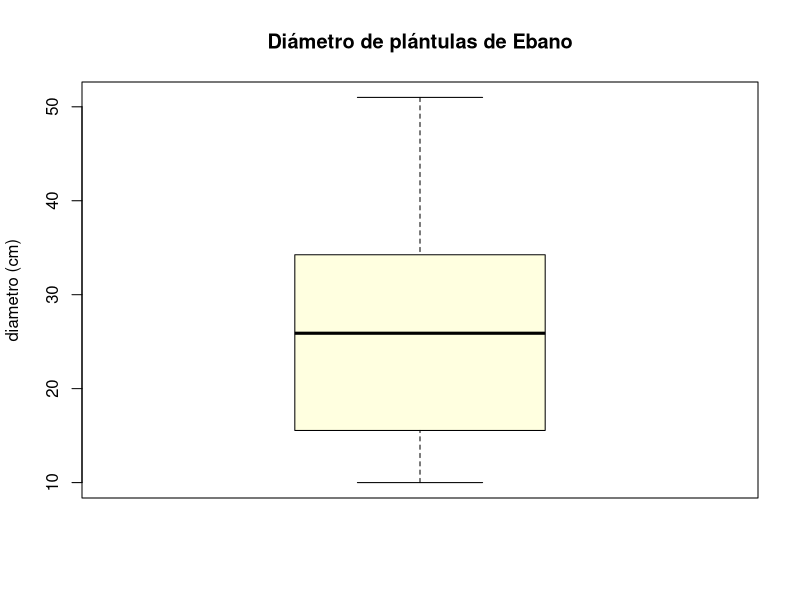
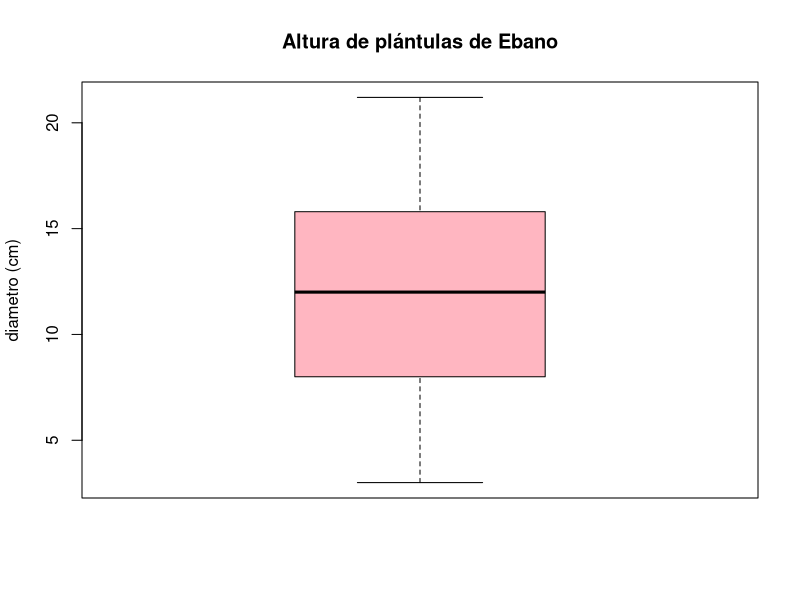
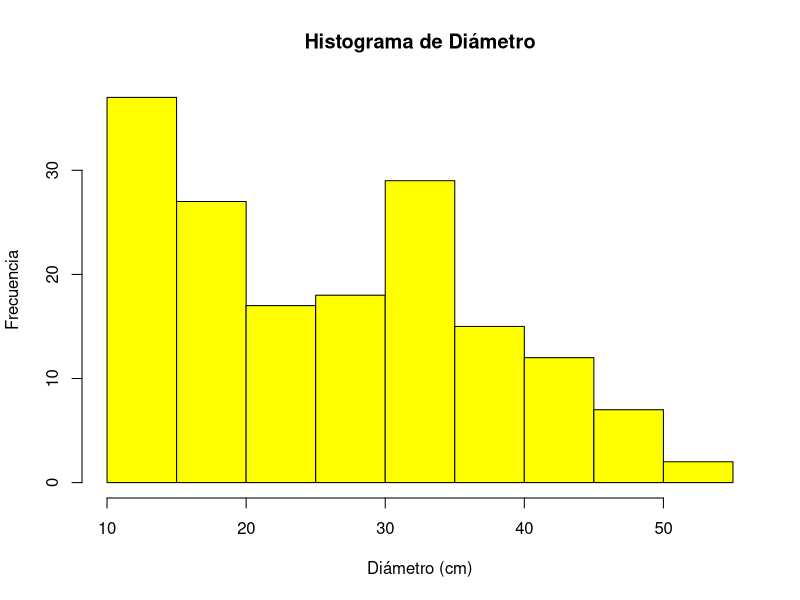

Generate these figures, in order, with R:
# Athziri Charles
# Matricula: 1871521
# 30.01.2020


# Importar datos ----------------------------------------------------------

BD.ebanos <- read.csv("Clases/ebanos.csv", header = TRUE)
head(BD.ebanos)
summary(BD.ebanos)

mean(BD.ebanos$diametro)
mean(BD.ebanos$altura)
sd(BD.ebanos$diametro)
sd(BD.ebanos$altura)



boxplot(BD.ebanos$diametro, ylab="diametro (cm)", col="lightyellow", main= "Diámetro de plántulas de Ebano")
boxplot(BD.ebanos$altura, ylab="diametro (cm)", col = "lightpink", main= "Altura de plántulas de Ebano")

stem(BD.ebanos$diametro)
stem(BD.ebanos$altura)

hist(BD.ebanos$diametro, col = "yellow", xlab = "Diámetro (cm)", ylab="Frecuencia", main = "Histograma de Diámetro")



# Condicionantes ----------------------------------------------------------


#¿Cuántos individuos tienen un Diam menor que la media?

sum(BD.ebanos$diametro < mean(BD.ebanos$diametro))
sum(BD.ebanos$diametro < 25.97)

#¿Cuántos individuos tienen un Diam menor que la media?

sum(BD.ebanos$diametro > mean(BD.ebanos$diametro))
sum(BD.ebanos$diametro > 30)

#¿ Existira una observación igual a la media?

sum(BD.ebanos$diametro == mean(BD.ebanos$diametro))

# Subconjunto de datos de subset

ebanos.30 <- subset(BD.ebanos, BD.ebanos$diametro > 30)


